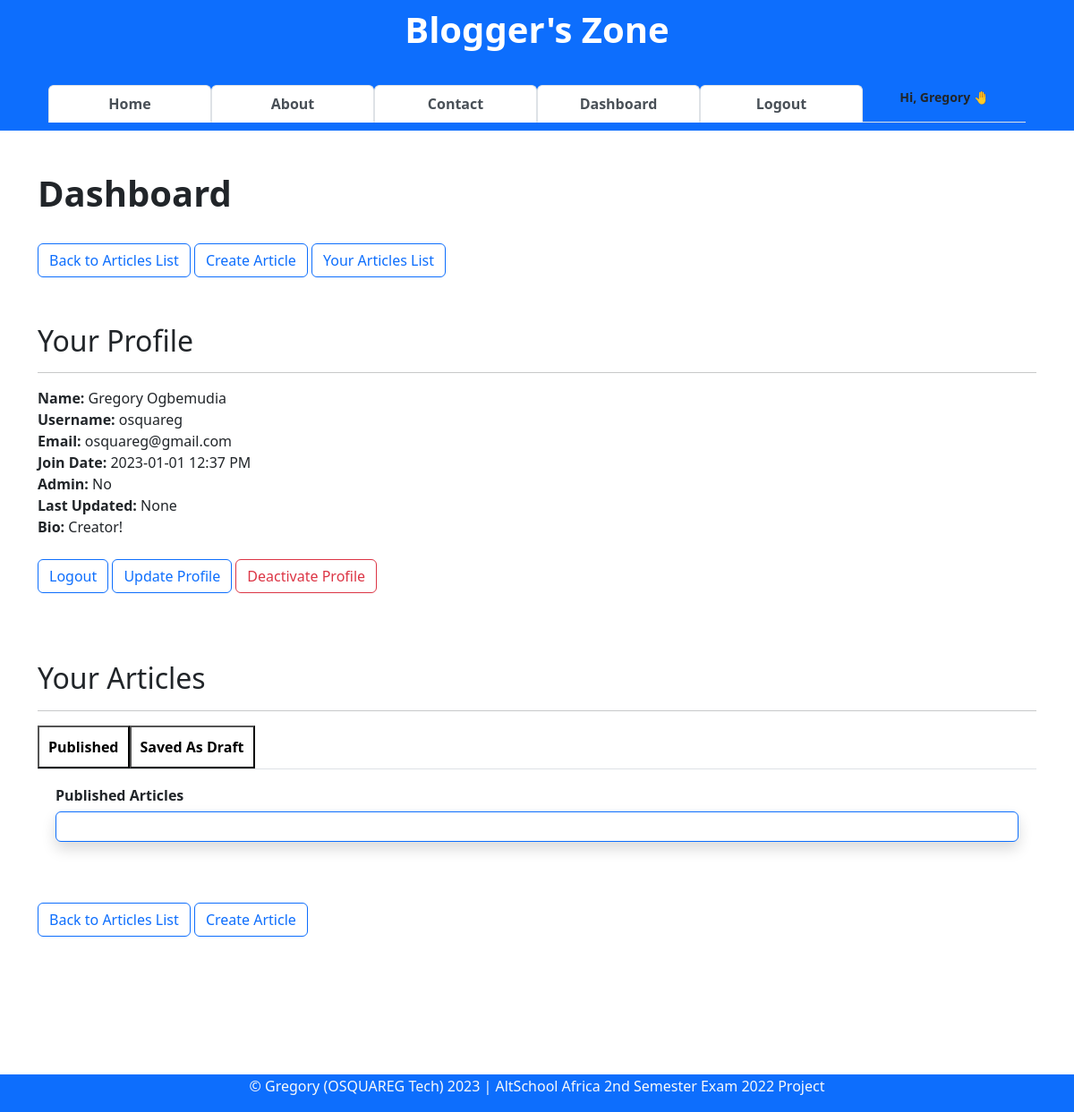
The app's page /user/dashboard (signed in), older data.
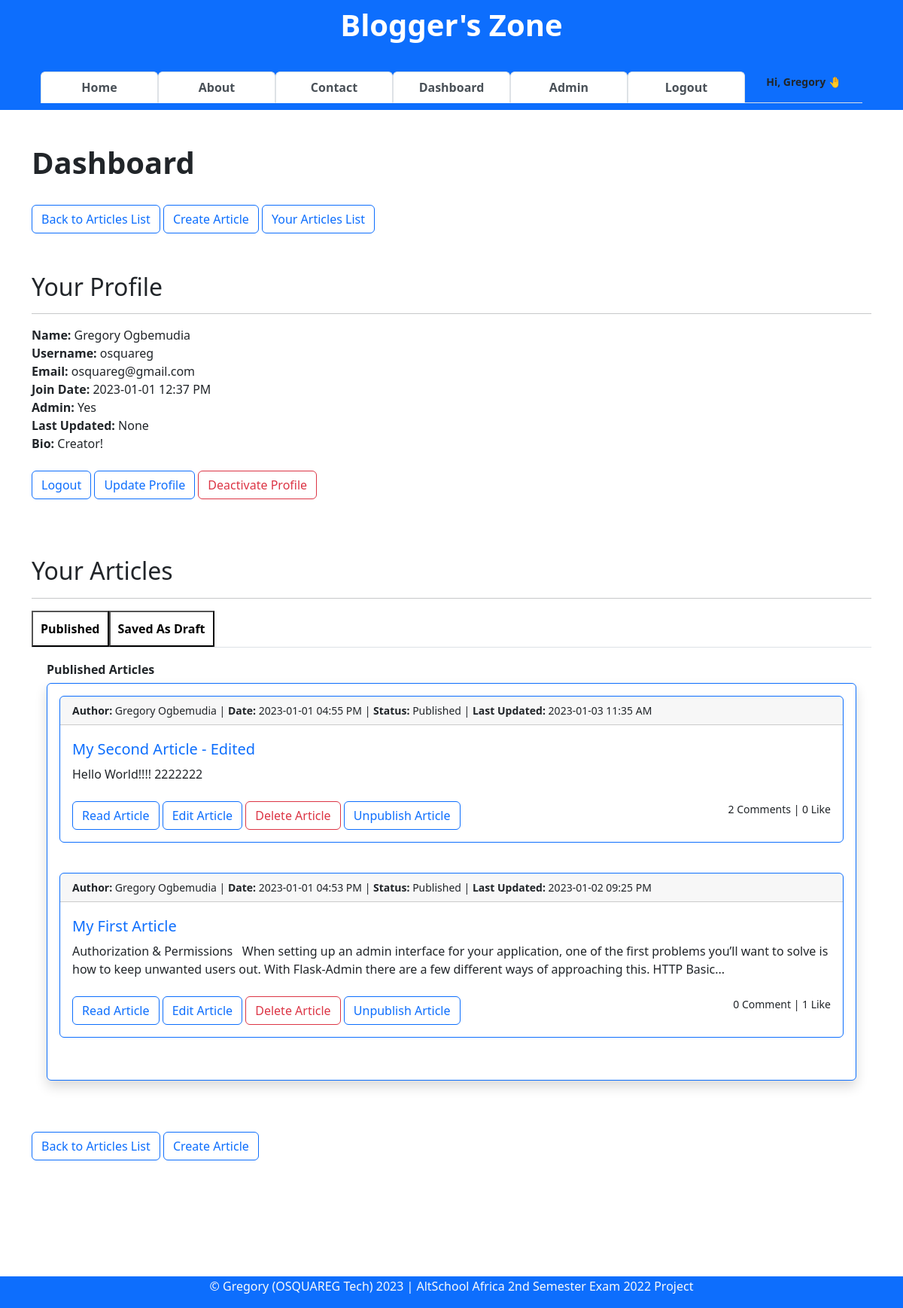
The same page, newer data.
### app/models.py (models this page shows, shortened)
class User(db.Model, UserMixin):
    __tablename__ = "users"
    id = db.Column(db.Integer, primary_key=True)
    firstname = db.Column(db.String(255), nullable=False)
    lastname = db.Column(db.String(255), nullable=False)
    username = db.Column(db.String(25), nullable=False, unique=True)
    email = db.Column(db.Text(150), nullable=False, unique=True)
    password_hash = db.Column(db.Text(255), nullable=False, unique=True)
    about_author = db.Column(db.Text(), nullable=True)
    date_joined = db.Column(db.DateTime, default=datetime.utcnow)
    is_active = db.Column(db.Boolean, default=True)
    is_admin = db.Column(db.Boolean, default=False)
    profile_pic = db.Column(db.String(), nullable=True)
    last_updated_by = db.Column(db.String)
    last_updated_on = db.Column(db.DateTime, onupdate=datetime.utcnow)
    articles = db.relationship("Article", backref="author")
    comments = db.relationship("Comment", backref="commenter")
    article_likes = db.relationship("ArticleLike", backref="art_liker")
    comment_likes = db.relationship("CommentLike", backref="com_liker")

class Article(db.Model):
    __tablename__ = "articles"
    id = db.Column(db.Integer, primary_key=True)
    title = db.Column(db.String(255), nullable=False)
    content = db.Column(db.Text, nullable=False)
    date_posted = db.Column(db.DateTime, default=datetime.utcnow)
    is_draft = db.Column(db.Boolean, default=False, nullable=False)
    last_updated_on = db.Column(db.DateTime, onupdate=datetime.utcnow)
    last_updated_by = db.Column(db.String)
    is_deleted = db.Column(db.Boolean, default=False)
    author_id = db.Column(db.Integer, db.ForeignKey("users.id"))
    comments = db.relationship("Comment", backref="articles")
    likes = db.relationship("ArticleLike", backref="articles")

### app/user/user.py (the view)
@blueprint.route("/dashboard", methods=["GET"])
@login_required
def dashboard():
    user = User.query.get_or_404(current_user.id)
    articles = db.session.query(Article).\
        filter(Article.author_id == current_user.id, Article.is_deleted == False).\
        order_by(Article.date_posted.desc()).all()
    comment_likes_cnts = db.session.query(Article.id.label("article_id"), func.count(Comment.comment).label("comments_count"), func.count(ArticleLike.user_id).label("likes_count")). \
        outerjoin(Comment, Comment.article_id == Article.id). \
        outerjoin(ArticleLike, ArticleLike.article_id == Article.id). \
        group_by(Article.id).all()
    context = {
        "user": user,
        "articles": articles,
        "comment_likes_cnts": comment_likes_cnts,
    }
    return render_template("dashboard.html", **context)

### app/main.py (called while the page is built)
@login_man.user_loader
def user_loader(id):
    return User.query.get(int(id))

### app/user/templates/dashboard.html (shortened to what this page needs)
{% extends 'base.html' %}
{% block content %}
<h1><b>Dashboard</b></h1>
<br>
<div>
    <a href="/#jump-to-articles-list" class="btn btn-outline-primary mb-1 border border-primary">Back to Articles
        List</a>
    <a href="{{ url_for('article.create_article') }}" class="btn btn-outline-primary mb-1 border border-primary">Create
        Article</a>
    <a href="#jump-to-your-articles-list" class="btn btn-outline-primary mb-1 border border-primary">Your Articles
        List</a>
</div>
<br><br>
<div>
    <div>
        <h2>Your Profile</h2>
        <hr>
        <strong>Name:</strong> {{ user.firstname }} {{ user.lastname }} <br>
        <strong>Username:</strong> {{ user.username }} <br>
        <strong>Email:</strong> {{ user.email }} <br>
        <strong>Join Date:</strong> {{ user.date_joined.strftime('%Y-%m-%d %I:%M %p') }} <br>
        <strong>Admin:</strong>
        {% if user.is_admin %} Yes
        {% else %} No
        {% endif %} <br>
        <strong>Last Updated:</strong>
        {% if user.last_updated_on is none %}
        {{ None }} {% else %}
        {{ user.last_updated_on.strftime('%Y-%m-%d %I:%M %p') }}
        {% endif %} <br>
        <strong>Bio:</strong> {{ user.about_author }}
    </div>
    <br>
    <div>
        <a href="{{ url_for('auth.logout') }}" class="btn btn-outline-primary mb-1 border border-primary">Logout</a>
        <a href="{{ url_for('user.update_user', id=user.id) }}"
            class="btn btn-outline-primary mb-1 border border-primary">Update
            Profile</a>
        <a href="{{ url_for('user.deactivate_user', id=user.id) }}"
            class="btn btn-outline-danger mb-1 border border-danger">Deactivate
            Profile</a>
    </div>
    <br id="jump-to-your-articles-list"><br>
</div>
<br>
<div>
    <h2>Your Articles</h2>
    <hr>
    <div class="articles-container">
        <div class="nav nav-tabs nav-fill">
            <button class="tablink"
                onclick="openPage('Published', this, 'rgb(2, 117, 216)', 'white')"><b>Published</b></button>
            <button class="tablink" onclick="openPage('Draft', this, 'rgb(2, 117, 216)', 'white')"><b>Saved As
                    Draft</b></button>
        </div>
        <div id="Published" class="tabcontent">
            <h6><b>Published Articles</b></h6>
            <div class="shadow p-3 mb-5 bg-body rounded border border-primary" style="height: auto">
                {% for article in articles %}
                {% if article.author_id == current_user.id %}
                {% if not article.is_draft: %}
                <div class="card border-primary mb-3">
                    <small class="card-header">
                        <strong>Author:</strong> {{ article.author.firstname }} {{ article.author.lastname }}
                        | <strong>Date:</strong> {{ article.date_posted.strftime('%Y-%m-%d %I:%M %p') }}
                        | <strong>Status:</strong>
                        {% if article.is_draft %} Saved as Draft {% else %} Published {% endif %} |
                        <strong>Last Updated:</strong>
                        {% if article.last_updated_on is none %}
                        {{ None }} {% else %}
                        {{ article.last_updated_on.strftime('%Y-%m-%d %I:%M %p') }}
                        {% endif %}
                    </small>
                    <div class="card-body">
                        <h4 class="card-title"><a class="fs-5 text-decoration-none"
                                href="{{ url_for('article.view_article', id=article.id) }}">{{ article.title }}</a></h4>
                        <div>
                            <p class="card-text">{{ article.content | striptags() | truncate(255) }}</p>
                        </div><br>
                        <div>
                            <a href="{{ url_for('article.view_article', id=article.id) }}"
                                class="btn btn-outline-primary border border-primary">Read
                                Article</a>
                            {% if current_user.is_authenticated and article.author_id == current_user.id %}
                            <a href="{{ url_for('article.edit_article', id=article.id) }}"
                                class="btn btn-outline-primary border border-primary">Edit
                                Article</a>
                            <a href="{{ url_for('article.delete_article', id=article.id) }}"
                                class="btn btn-outline-danger border border-danger">Delete Article</a>
                            <a href="{{ url_for('article.unpublish_article', id=article.id) }}"
                                class="btn btn-outline-primary border border-primary">Unpublish Article</a>
                            {% endif %}
                            <small class="float-end">
                                {% for comment_likes_cnt in comment_likes_cnts %}
                                {% if comment_likes_cnt.article_id == article.id %}
                                {% if comment_likes_cnt.comments_count > 1 %}
                                {{ comment_likes_cnt.comments_count }} Comments |
                                {% else %}
                                {{ comment_likes_cnt.comments_count }} Comment |
                                {% endif %}
                                {% endif %}
                                {% endfor %}
                                {% for comment_likes_cnt in comment_likes_cnts %}
                                {% if comment_likes_cnt.article_id == article.id %}
                                {% if comment_likes_cnt.likes_count > 1 %}
                                {{ comment_likes_cnt.likes_count }} Likes
                                {% else %}
                                {{ comment_likes_cnt.likes_count }} Like
                                {% endif %}
                                {% endif %}
                                {% endfor %}
                            </small>
                        </div>
                    </div>
                </div>
                <br>
                {% endif %}
                {% endif %}
                {% endfor %}
            </div>
        </div>
        <a href="/#jump-to-articles-list" class="btn btn-outline-primary mb-1 border border-primary">Back to Articles
            List</a>
        <a href="{{ url_for('article.create_article') }}"
            class="btn btn-outline-primary mb-1 border border-primary">Create
            Article</a>
    </div>
</div>
{% endblock content %}

### app/templates/base.html (shortened to what this page needs)
<!DOCTYPE html>
<html lang="en">
<head>
    <link rel="stylesheet" href="{{url_for('static',filename='style.css')}}">
    <link href="https://cdn.jsdelivr.net/npm/bootstrap@5.2.2/dist/css/bootstrap.min.css" rel="stylesheet">
    <link rel="stylesheet" href="{{url_for('static', filename='content-styles.css')}}" type="text/css">
</head>
<body onload="openPage('Published', this, 'rgb(0, 89, 250)', 'white')">
    <nav class="navbar navbar-light fixed-top text-lg-center bg-primary border border-primary" style="background-color: #e3f2fd;">
        <div class="container container-sm">
            <div class="container">
                <a class="navbar-brand" href="{{url_for('general.index')}}">
                    <h1 class="text-white"><b>Blogger's Zone</b></h1>
                </a>
            </div>
            <div class="container">
                <ul class="nav navbar-dark nav-tabs nav-justified">
                    <li class="nav-item">
                        <a class="nav-link active " href="{{url_for('general.index')}}"><b>Home</b></a>
                    </li>
                    <li class="nav-item">
                        <a class="nav-link active" href="{{ url_for('general.about') }}"><b>About</b></a>
                    </li>
                    <li class="nav-item">
                        <a class="nav-link active" href="{{ url_for('general.message') }}"><b>Contact</b></a>
                    </li>
                    {% if current_user.is_authenticated %}
                    <li class="nav-item">
                        <a class="nav-link active" href="{{url_for('user.dashboard')}}"><b>Dashboard</b></a>
                    </li>
                    {% if current_user.is_admin %}
                    <li class="nav-item">
                        <a class="nav-link active" href="{{url_for('admin-users.admin')}}"><b>Admin</b></a>
                    </li>
                    {% endif %}
                    <li class="nav-item">
                        <a class="nav-link active" href="{{ url_for('auth.logout') }}"><b>Logout</b></a>
                    </li>
                    <li class="nav-item">
                        <small class="align-bottom"><b class="text-end">Hi, {{current_user.firstname}} 🤚</b></small>
                    </li>
                    {% endif %}
                </ul>
            </div>
        </div>
    </nav>
    <main>
        <div><br><br><br><br><br><br><br><br></div>
        <div class="container container-sm container-fluid">
            {% block content %}
            {% endblock content %}
        </div>
        <div><br><br><br><br><br><br><br><br></div>
    </main>
    <div class="text-md-center text-muted bg-primary border border-primary fixed-bottom">
        <footer>
            <p class="text-light">
                &copy Gregory (OSQUAREG Tech)
                <script>document.write(new Date().getFullYear())</script> | AltSchool Africa 2nd Semester Exam 2022 Project
            </p>
        </footer>
    </div>
</body>
</html>

### app/static/style.css (style rules this page uses)
a { text-decoration: none; }
.articles-container { height: 100%; margin: 0; }
.tablink { background-color: white; color: black; float: left; outline: rgb(2, 117, 216); cursor: pointer; padding: 10px 10px; width: auto; }
.tabcontent { display: none; padding: 20px 20px; height: 100%; }
#Published { background-color: white; }

### app/static/content-styles.css (style rules this page uses)
:root { --ck-color-image-caption-background: hsl(0, 0%, 97%); --ck-color-image-caption-text: hsl(0, 0%, 20%); --ck-color-mention-background: hsla(341, 100%, 30%, 0.1); --ck-color-mention-text: hsl(341, 100%, 30%); --ck-color-table-caption-background: hsl(0, 0%, 97%); --ck-color-table-caption-text: hsl(0, 0%, 20%); --ck-highlight-marker-blue: hsl(201, 97%, 72%); --ck-highlight-marker-green: hsl(120, 93%, 68%); --ck-highlight-marker-pink: hsl(345, 96%, 73%); --ck-highlight-marker-yellow: hsl(60, 97%, 73%); --ck-highlight-pen-green: hsl(112, 100%, 27%); --ck-highlight-pen-red: hsl(0, 85%, 49%); --ck-image-style-spacing: 1.5em; --ck-inline-image-style-spacing: calc(var(--ck-image-style-spacing) / 2); --ck-todo-list-checkmark-size: 16px; }

Row changes from the older to the newer data that the page shows:
changed User "Gregory": is_admin False → True (drawn)
now on this page (row edited): Article: author.firstname "Gregory", author.lastname "Ogbemudia", date_posted "2023-01-01 04:55 PM", is_draft "Published", last_updated_on "2023-01-03 11:35 AM", title "My Second Article - Edited", content "Hello World!!!! 2222222", comments_count "2", likes_count "0"
now on this page (row edited): Article: author.firstname "Gregory", author.lastname "Ogbemudia", date_posted "2023-01-01 04:53 PM", is_draft "Published", last_updated_on "2023-01-02 09:25 PM", title "My First Article", content "Authorization & Permissions When setting up an admin interface for your application, one of the first problems you’ll want to solve is how to keep unwanted users out. With Flask-Admin there are a few different ways of approaching this. HTTP Basic...", comments_count "0", likes_count "1"
Text that changed along with them:
text no longer shown: "No"
text now shown: "Admin Yes"
